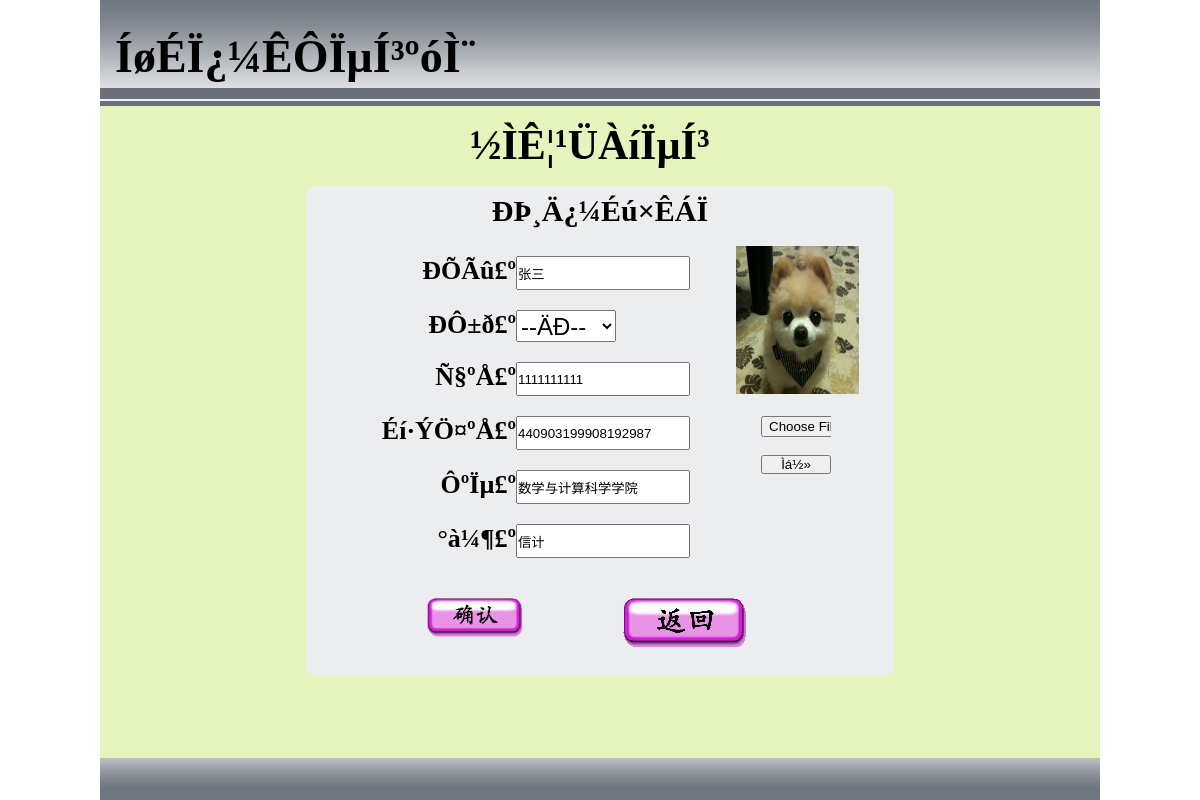
/changemassege.php?id=1, run on the app's committed database.
### tables this page shows
CREATE TABLE `mastudent` (
  `id` int(11) NOT NULL AUTO_INCREMENT,
  `username` varchar(255) DEFAULT NULL,
  `stunumber` int(20) DEFAULT NULL,
  `myid` varchar(225) DEFAULT NULL,
  `xueyuan` varchar(255) DEFAULT NULL,
  `major` varchar(255) DEFAULT NULL,
  `sex` varchar(255) DEFAULT NULL,
  `usualscore` int(11) DEFAULT NULL,
  `allscore` int(11) DEFAULT NULL,
  `machscore` int(11) DEFAULT NULL,
  `page` int(11) DEFAULT NULL,
  `photo` varchar(255) DEFAULT NULL,
  `teachermassage` varchar(255) DEFAULT NULL,
  PRIMARY KEY (`id`)
);

### changemassege.php (the view, shortened to what this page needs)
<!DOCTYPE html PUBLIC "-//W3C//DTD XHTML 1.0 Transitional//EN" "http://www.w3.org/TR/xhtml1/DTD/xhtml1-transitional.dtd">
<html xmlns="http://www.w3.org/1999/xhtml">
<head>
<link href="style/ChangeMessage.css"  type="text/css" media="all" rel="stylesheet" />
</head>
<body
ondragstart="return false" draggable="return false"
        ondragenter="return false"
        ondragover="return false"
        ondrop="return false"
        onpaste="return false" >
        <?php
        if (isset($_SESSION["id"])) {
        	$id=$_SESSION["id"];
        }
        else {
			$id=$_GET["id"];
        }
        $query="select * from mastudent where id ='$id'";
        $result=mysql_query($query);
        $row=mysql_fetch_array($result);
        if (isset($_SESSION["destination"])){
        	$destination=$_SESSION["destination"];
        }else {
			$destination=$row["photo"];
		}
        ?>
<div id="all">
  <div class="banner">
    <div class="banner_f1">
      <div class="banner_font"><strong>ÍøÉÏ¿¼ÊÔÏµÍ³ºóÌ¨</strong></div>
    </div>
    <div class="banner_f2"></div>
    <div class="banner_f3"></div>
    <div class="banner_f4"></div>
  </div>
  <div class="main">
    <div class="main_font1">½ÌÊ¦¹ÜÀíÏµÍ³</div>
    <div class="box" style="position:relative">
      <div class="show_img" ><img src="<?php echo $destination;?>" width="123px" height="148px" /></div>
      <form enctype="multipart/form-data" method="post" action="upphotoing.php">
      <div class="show_input" style="position:absolute;  top:230px; left:455px;">
      <input type="file" id="show_input" style="width:70px" name="upfile" />
      <br></br><input style="width:70px" type="submit" name="submit1" id="submit1" value="Ìá½»" /></div>
      </form>
      <form action="changeprocess.php" method="post" name="myform">
        <div class="box_font">ÐÞ¸Ä¿¼Éú×ÊÁÏ</div>
        <div class="box_2">
          <div class="span1">ÐÕÃû£º</div>
          <div class="span2">
            <input type="text" name="username" class="inputs" value="<?php echo $row['username'];?> "/>
          </div>
        </div>
        <div class="box_3">
          <div class="span1">ÐÔ±ð£º</div>
          <div class="span2">
            <select id="select" name="sex">
              <option id="sex" value="ÄÐ" <?php if ($row["sex"]=="ÄÐ"){?>selected="selected"<?php }?>>--ÄÐ--</option>
            </select>
          </div>
        </div>
        <div class="box_4">
          <div class="span1">Ñ§ºÅ£º</div>
          <div class="span2">
            <input type="text" name="stunumber" class="inputs" value="<?php echo $row['stunumber'];?>" onkeyup="this.value=this.value.replace(/\D/g,'')" onblur="this.value=this.value.replace(/\D/g,'')" onafterpaste="this.value=this.value.replace(/\D/g,'')" />
          </div>
        </div>
        <div class="box_5">
          <div class="span1">Éí·ÝÖ¤ºÅ£º</div>
          <div class="span2">
            <input type="text" name="ID" class="inputs" value="<?php echo $row['myid'];?>" onkeyup="this.value=this.value.replace(/\D/g,'')" onblur="this.value=this.value.replace(/\D/g,'')" onafterpaste="this.value=this.value.replace(/\D/g,'')" />
          </div>
        </div>
        <div class="box_6">
          <div class="span1">ÔºÏµ£º</div>
          <div class="span2">
            <input type="text" name="xueyuan" class="inputs" value="<?php echo $row['xueyuan'];?>" />
          </div>
        </div>
        <div class="box_6">
          <div class="span1">°à¼¶£º</div>
          <div class="span2">
            <input type="text" name="major" class="inputs" value="<?php echo $row['major'];?>" />
          </div>
        </div>
        <div class="queren1">
          <input type="image" src="images/queren.gif" id="queren" onkeydown="sent()" />
        </div>
         <div class="fanhui1"><a href="back.php"><img src="images/fanhui.gif" id="fanhui1" /></a></div>
      </form>
    </div>
  </div>
  <div class="footer"> </div>
</div>
</body>
</html>

### style/ChangeMessage.css (style rules this page uses)
* { margin: 0; padding: 0; }
img { border-width:0; }
#all { width: 1000px; height: 800px; margin: 0 auto; }
.banner { width: 1000px; height: 106px; overflow: hidden; }
.banner_f1 { width: 1000px; height: 88px; background-image: url(../images/001.png); overflow: hidden; }
.banner_font { font-size: 46px; color: #000; float: left; display: inline; margin-left: 15px; margin-top: 30px; }
.banner_f2 { width: 1000px; height: 11px; background-color: #6C7079; overflow: hidden; }
.banner_f3 { width: 1000px; height: 2px; background-color: #ECF2F2; overflow: hidden; }
.banner_f4 { width: 1000px; height: 5px; background-color: #6C7079; overflow: hidden; }
.main { width: 1000px; height: 652px; background-color: #E5F4BD; }
.main_font1 { font-size: 42px; font-weight: bold; color: #000; float: left; display: inline; margin-left: 370px; margin-top: 15px; }
#queren { height: 40px; }
.box { width: 588px; height: 490px; background-color: #ECEDEF; margin: 0 auto; border-radius: 10px; margin-top: 17px; position: relative; overflow:hidden; }
.box_font { width:588px; height:50px; font-size:30px; font-weight:bold; line-height:50px; text-align:center; }
.box_2 { width:588px; }
.span1 { float:left; font-size:26px; font-weight:bold; width:140px; text-align:right; }
.span2 { float:left; }
.inputs { width:170px; height:30px; }
.box_2,.box_3,.box_4,.box_5,.box_6 { margin-left:70px; margin-top:20px; }
.queren1 { float:left; margin-left:120px; margin-top:40px; }
.fanhui1 { float:left; margin-left:100px; margin-top:40px; }
.footer { width: 1000px; height: 42px; background-image: url(../images/002.png); position: relative; }
#select { width:100px; height:32px; font-size:24px; line-height:32px; }
.show_img { position:absolute; width:123px; height:148px; background-color:#FFF; border-radius:5px; left:430px; top:60px; }

### data on the page
mastudent: photo (picture), username "张三", stunumber "1111111111", ID "440903199908192987", xueyuan "数学与计算科学学院", major "信计"
